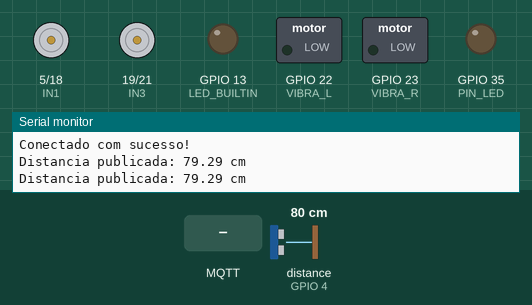
This sketch was run on a simulated ESP32. On the bench: motor-driver pin pairs drawn as motors (green arrow = first pin HIGH = forward, orange = second pin HIGH = backward, longer = more drive), switched loads named in the sketch (green lamp = pin HIGH), output pins drawn as LEDs (lit = HIGH), the last lines printed to the serial monitor. Wiring (inferred from the names in the program): ultrasonic range finder: trigger GPIO 2; echo GPIO 4. The test bench sets the inputs (shaded band); at power-on: distance to the obstacle (sensor on GPIO 4) 80 cm. The echo pulse lasts 58.3 µs per cm; WiFi joins after 1.5 s; servers stay silent unless stated; no MQTT or app messages arrive unless stated; pins used as bus, display or sensor lines are not drawn.

Above: at 2.8 s.
2.9 s: MQTT message "L" arrives on the first subscribed topic
At 3.5 s:
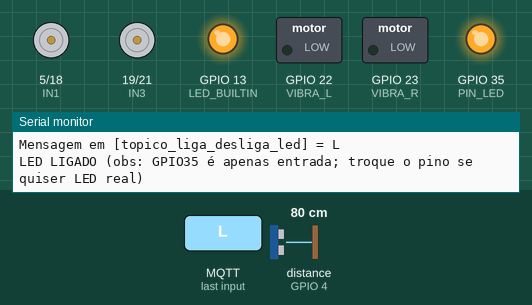
4.4 s: distance to the obstacle (sensor on GPIO 4) set to 17 cm
5.9 s: distance to the obstacle (sensor on GPIO 4) set to 13 cm
At 7.1 s:
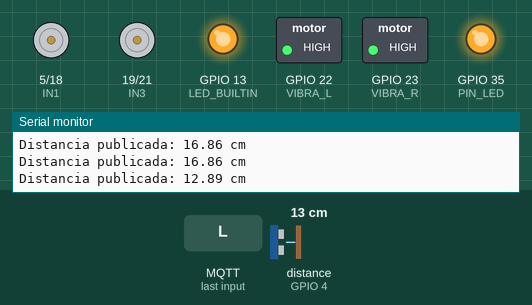
7.4 s: MQTT message "D" arrives on the first subscribed topic
At 8.1 s:
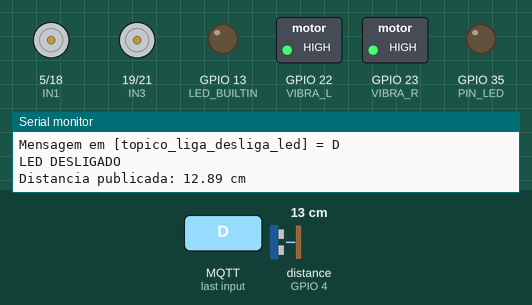
8.9 s: MQTT message "F" arrives on the second subscribed topic
At 9.3 s:
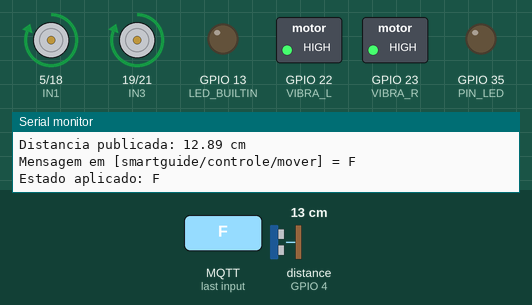
10.4 s: MQTT message "B" arrives on the second subscribed topic
At 11.6 s:
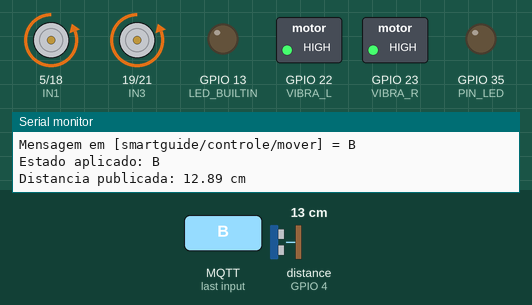
Timing chart, 0 to 12.9 s (numbered marks = the images above; inputs shaded):
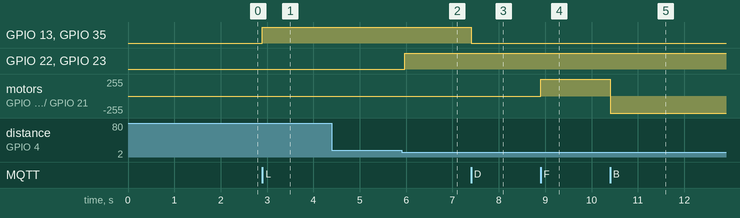

The sketch:

smartGuide.ino
```cpp
#include <Arduino.h>
#include <WiFi.h>
#include <PubSubClient.h>
#include <math.h>

/* ======== DEFINIÇÕES DE PINOS ======== */
#define LED_BUILTIN 13
#define PIN_LED 35
#define VIBRA_L 22
#define VIBRA_R 23

// Motor A
const int IN1 = 5;
const int IN2 = 18;
// Motor B
const int IN3 = 19;
const int IN4 = 21;

// Ultrassônico
#define PIN_TRIGGER 2
#define PIN_ECHO    4

/* ======== MQTT / WI-FI ======== */
#define TOPICO_SUBSCRIBE_LED         "topico_liga_desliga_led"
#define TOPICO_SUBSCRIBE_MOVER       "smartguide/controle/mover"
#define TOPICO_PUBLISH_DISTANCIA     "topico_sensor_distancia"
#define ID_MQTT  "smartGuide"

const char* BROKER_MQTT = "test.mosquitto.org";
const int   BROKER_PORT = 1883;

const char* SSID = "";
const char* PASSWORD = "";

WiFiClient espClient;
PubSubClient MQTT(espClient);

/* ======== ESTADOS DE MOVIMENTO ======== */
enum MoveState { FRENTE=0, TRAS=1, DIREITA=2, ESQUERDA=3, PARAR=4 };
volatile MoveState estadoAtual = PARAR;   // começa parado

/* ======== PROTÓTIPOS ======== */
void initWiFi(void);
void reconnectWiFi(void);
void initMQTT(void);
void reconnectMQTT(void);
void mqtt_callback(char* topic, byte* payload, unsigned int length);
void VerificaConexoesWiFIEMQTT(void);
float lerDistancia_cm(void);

void motorStop(void);
void motorForward(void);
void motorBackward(void);
void motorLeft(void);
void motorRight(void);
void aplicaEstado(MoveState s);

/* ======== CONTROLE DE MOTORES ======== */
void motorStop() {
  digitalWrite(IN1, LOW); digitalWrite(IN2, LOW);
  digitalWrite(IN3, LOW); digitalWrite(IN4, LOW);
}
void motorForward() {
  digitalWrite(IN1, HIGH); digitalWrite(IN2, LOW);
  digitalWrite(IN3, HIGH); digitalWrite(IN4, LOW);
}
void motorBackward() {
  digitalWrite(IN1, LOW); digitalWrite(IN2, HIGH);
  digitalWrite(IN3, LOW); digitalWrite(IN4, HIGH);
}
void motorLeft() {   // A pra trás, B pra frente
  digitalWrite(IN1, LOW);  digitalWrite(IN2, HIGH);
  digitalWrite(IN3, HIGH); digitalWrite(IN4, LOW);
}
void motorRight() {  // A pra frente, B pra trás
  digitalWrite(IN1, HIGH); digitalWrite(IN2, LOW);
  digitalWrite(IN3, LOW);  digitalWrite(IN4, HIGH);
}

void aplicaEstado(MoveState s) {
  switch (s) {
    case FRENTE:   motorForward();  break;
    case TRAS:     motorBackward(); break;
    case DIREITA:  motorRight();    break;
    case ESQUERDA: motorLeft();     break;
    case PARAR:    motorStop();     break;
  }
}

/* ======== WI-FI/MQTT ======== */
void initWiFi(void) {
  delay(10);
  Serial.println("------ Conexao WI-FI ------");
  Serial.print("Conectando-se na rede: ");
  Serial.println(SSID);
  reconnectWiFi();
}

void reconnectWiFi(void) {
  if (WiFi.status() == WL_CONNECTED) return;
  WiFi.begin(SSID, PASSWORD);
  while (WiFi.status() != WL_CONNECTED) {
    delay(200);
    Serial.print(".");
  }
  Serial.println();
  Serial.print("Conectado na rede ");
  Serial.println(SSID);
  Serial.print("IP: ");
  Serial.println(WiFi.localIP());
}

void initMQTT(void) {
  MQTT.setServer(BROKER_MQTT, BROKER_PORT);
  MQTT.setCallback(mqtt_callback);
}

void reconnectMQTT(void) {
  while (!MQTT.connected()) {
    Serial.print("Conectando ao broker MQTT: ");
    Serial.println(BROKER_MQTT);
    if (MQTT.connect(ID_MQTT)) {
      Serial.println("Conectado com sucesso!");
      MQTT.subscribe(TOPICO_SUBSCRIBE_LED);
      MQTT.subscribe(TOPICO_SUBSCRIBE_MOVER);
    } else {
      Serial.println("Falha ao conectar. Tentando novamente em 2s...");
      delay(2000);
    }
  }
}

void mqtt_callback(char* topic, byte* payload, unsigned int length) {
  String msg;
  for (unsigned int i = 0; i < length; i++) msg += (char)payload[i];

  Serial.print("Mensagem em [");
  Serial.print(topic);
  Serial.print("] = ");
  Serial.println(msg);

  // Comandos de LED (opcional)
  if (String(topic) == TOPICO_SUBSCRIBE_LED) {
    if (!msg.isEmpty()) {
      if (msg[0] == 'L') {
        digitalWrite(PIN_LED, HIGH);
        digitalWrite(LED_BUILTIN, HIGH);
        Serial.println("LED LIGADO (obs: GPIO35 é apenas entrada; troque o pino se quiser LED real)");
      } else if (msg[0] == 'D') {
        digitalWrite(PIN_LED, LOW);
        digitalWrite(LED_BUILTIN, LOW);
        Serial.println("LED DESLIGADO");
      }
    }
    return;
  }

  // Comandos de MOVIMENTO via MQTT
  if (String(topic) == TOPICO_SUBSCRIBE_MOVER) {
    // aceita minúsculas/maiúsculas, corta espaços
    msg.trim();
    msg.toUpperCase();

    if (msg == "F")      estadoAtual = FRENTE;
    else if (msg == "B") estadoAtual = TRAS;
    else if (msg == "L") estadoAtual = ESQUERDA;
    else if (msg == "R") estadoAtual = DIREITA;
    else if (msg == "S") estadoAtual = PARAR;
    else {
      Serial.println("Comando desconhecido. Use F/B/L/R/S");
      return;
    }

    aplicaEstado(estadoAtual);
    Serial.print("Estado aplicado: ");
    Serial.println(msg);
  }
}

void VerificaConexoesWiFIEMQTT(void) {
  if (!MQTT.connected()) reconnectMQTT();
  reconnectWiFi();
}

/* ======== ULTRASSÔNICO ======== */
float lerDistancia_cm(void) {
  // pulso de 10us
  digitalWrite(PIN_TRIGGER, LOW);
  delayMicroseconds(2);
  digitalWrite(PIN_TRIGGER, HIGH);
  delayMicroseconds(10);
  digitalWrite(PIN_TRIGGER, LOW);

  // timeout para não travar (máx ~30ms)
  unsigned long duracao = pulseIn(PIN_ECHO, HIGH, 30000UL);
  if (duracao == 0) return NAN; // sem eco dentro do timeout
  float distancia = (duracao * 0.034f) / 2.0f; // cm
  return distancia;
}

/* ======== TIMERS DO LOOP ======== */
unsigned long tUltLeituraUS = 0;
unsigned long tUltPublish   = 0;
const unsigned long intervaloUS_ms   = 200;  // lê ultrassom a cada 200ms
const unsigned long intervaloPub_ms  = 1000; // publica a cada 1s
float distanciaAtual_cm = NAN;

/* ======== SETUP ======== */
void setup() {
  Serial.begin(9600);
  Serial.println("\nSmartGuide - Controle por MQTT (F/B/L/R/S) + Ultrassom");

  pinMode(PIN_LED, OUTPUT);
  pinMode(LED_BUILTIN, OUTPUT);
  pinMode(VIBRA_L, OUTPUT);
  pinMode(VIBRA_R, OUTPUT);

  pinMode(IN1, OUTPUT);
  pinMode(IN2, OUTPUT);
  pinMode(IN3, OUTPUT);
  pinMode(IN4, OUTPUT);

  pinMode(PIN_TRIGGER, OUTPUT);
  pinMode(PIN_ECHO, INPUT);

  initWiFi();
  initMQTT();

  aplicaEstado(estadoAtual); // começa parado
}

/* ======== LOOP PRINCIPAL ======== */
void loop() {
  VerificaConexoesWiFIEMQTT();
  MQTT.loop();

  // Leitura ultrassônica periódica
  if (millis() - tUltLeituraUS >= intervaloUS_ms) {
    tUltLeituraUS = millis();
    distanciaAtual_cm = lerDistancia_cm();

    // vibra alerta quando perto (<= 15 cm)
    bool perto = (!isnan(distanciaAtual_cm) && distanciaAtual_cm <= 15.0f);
    digitalWrite(VIBRA_R, perto ? HIGH : LOW);
    digitalWrite(VIBRA_L, perto ? HIGH : LOW);
  }

  // Publica distância via MQTT a cada 1s
  if (millis() - tUltPublish >= intervaloPub_ms) {
    tUltPublish = millis();
    char payload[24];
    if (isnan(distanciaAtual_cm)) {
      snprintf(payload, sizeof(payload), "nan");
    } else {
      snprintf(payload, sizeof(payload), "%.2f cm", distanciaAtual_cm);
    }
    MQTT.publish(TOPICO_PUBLISH_DISTANCIA, payload);
    Serial.print("Distancia publicada: ");
    Serial.println(payload);
  }
}
```

Measured:
- the behaviour switches between 16 and 15 cm on distance to the obstacle (sensor on GPIO 4) (found by bisection; images 1 and 2)
- after the input at 2.9 s, GPIO 13 (LED_BUILTIN), GPIO 35 (PIN_LED): LOW → HIGH at once
- after the input at 5.9 s, GPIO 22 (VIBRA_L), GPIO 23 (VIBRA_R): LOW → HIGH after 0.07 s
- after the input at 7.4 s, GPIO 13 (LED_BUILTIN), GPIO 35 (PIN_LED): HIGH → LOW at once
- after the input at 8.9 s, motor on GPIO 5 (IN1) / GPIO 18 (IN2), motor on GPIO 19 (IN3) / GPIO 21 (IN4): stopped → forward 255/255 at once
- after the input at 10.4 s, motor on GPIO 5 (IN1) / GPIO 18 (IN2), motor on GPIO 19 (IN3) / GPIO 21 (IN4): forward 255/255 → backward 255/255 at once
